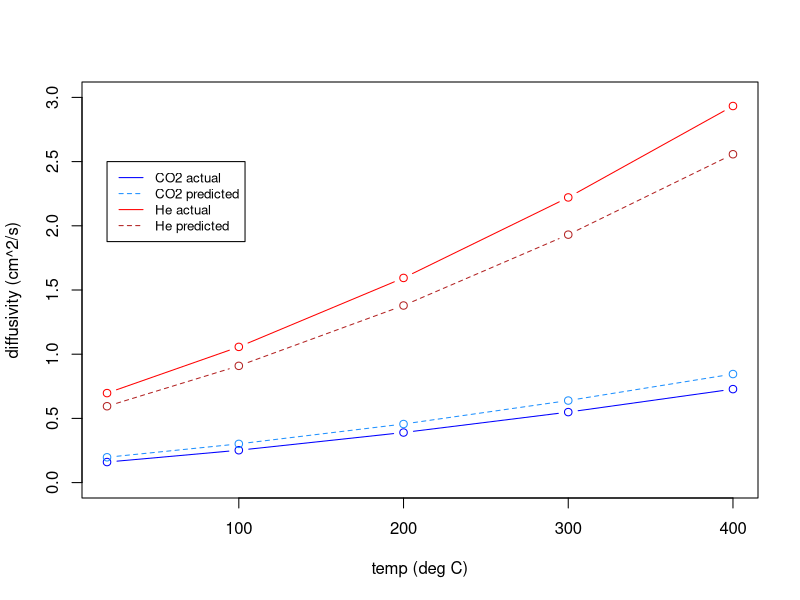

The R script that drew this image:
# get dataframe into desired form
# (https://www.engineeringtoolbox.com/air-diffusion-coefficient-gas-mixture-temperature-d_2010.html)
dat <- read.table("diffusion.dat")
dat <- t(dat)
cnames <-
  dat[1,] # save molecular formula to be used as column names
dat <- matrix(as.double(dat), ncol = 8)

# clean data
dat <- dat[,-8]  # remove SF6
cnames <- cnames[-8] # remove SF6 from cnames
dat <- dat[-1,]   # remove first row
dat <- dat[-1,]  # remove 0 degree data since some missing

# label dataframe
temp <-
  c(20, 100, 200, 300, 400) # create vector to hold temp values
colnames(dat) <- cnames
rownames(dat) <- temp
# swap co2 and h2o columns
dat <- dat[, c("Ar", "CH4", "CO", "H2O", "H2", "CO2", "He")]
# swap cnames co2 and h2o
cnames = cnames[c(1, 2, 3, 6, 5, 4, 7)]

# add guessed features to dataframe
# molecular mass, kinetic diameter, dipole moment

# regression model yhat = t(x) %*% beta + nu
# x is feature vector

fdat <- matrix(ncol = 3, nrow = 7)
fdat <- data.frame(fdat, row.names = cnames)
colnames(fdat) <- c("MM", "KDiam", "Dipole")
# add molar mass (g/mol)
fdat["MM"] <- c(39.95, 16.04, 28.01, 18.02, 2.02, 44.02, 4.00)
# add kinetic diameter (picometer) (https://en.wikipedia.org/wiki/Kinetic_diameter)
fdat["KDiam"] <- c(340, 380, 376, 265, 289, 330, 260)
# add dipole moment (Debye) (https://cccbdb.nist.gov/diplistx.asp)
fdat["Dipole"] <- c(0, 0, 0.112, 1.855, 0, 0, 0)


# check rms of each feature; consider altering to make rms similar size
# regularize rmses
fdat[, "KDiam"] <- fdat[, "KDiam"] * (1 / 1000)
fdat["MM"] <- 1 / sqrt(fdat["MM"])

rms <- function(x)
  sqrt(sum(x * x) / length(x))
# print out rms of features
for (i in 1:3) {
  res <- rms(fdat[, i])
  print(paste0(colnames(fdat)[i], " = ", res))
}

ls1 <-
  lsfit(
    fdat[1:5, ],
    t(dat[, 1:5]),
    wt = NULL,
    intercept = TRUE,
    tolerance = 1e-07
  )

# check model result on co2 and He
fco2 <- as.numeric(cbind(1, fdat["CO2", ]))
fhe <- as.numeric(cbind(1, fdat["He", ]))

model1 <- t(ls1$coefficients)
rownames(model1) <- temp

pred_co2 <- model1 %*% fco2
pred_he <- model1 %*% fhe
actual_co2 <- dat[, "CO2"]
actual_he <- dat[, "He"]

library("pracma")
errCo2 <- rmserr(pred_co2, actual_co2)
errH2 <- rmserr(pred_he, actual_he)

# Plot actual versus predicted

# plot diffusion constant versus temp for the two species we'll predict, co2 and He

plot(
  temp,
  dat[, "CO2"],
  type = "b",
  ylab = "diffusivity (cm^2/s)",
  xlab = "temp (deg C)",
  ylim = c(0, 3),
  xlim = c(20, 400),
  col = "blue"
)
points(temp,
       pred_co2,
       type = "b",
       col = "dodgerblue",
       lty = "dashed")
points(temp, dat[, "He"], type = "b", col = "red")
points(temp,
       pred_he,
       type = "b",
       col = "firebrick",
       lty = "dashed")

legend(
  20,
  2.5,
  legend = c("CO2 actual", "CO2 predicted", "He actual", "He predicted"),
  col = c("blue", "dodgerblue", "red", "firebrick"),
  lty = 1:2,
  cex = 0.8
)
